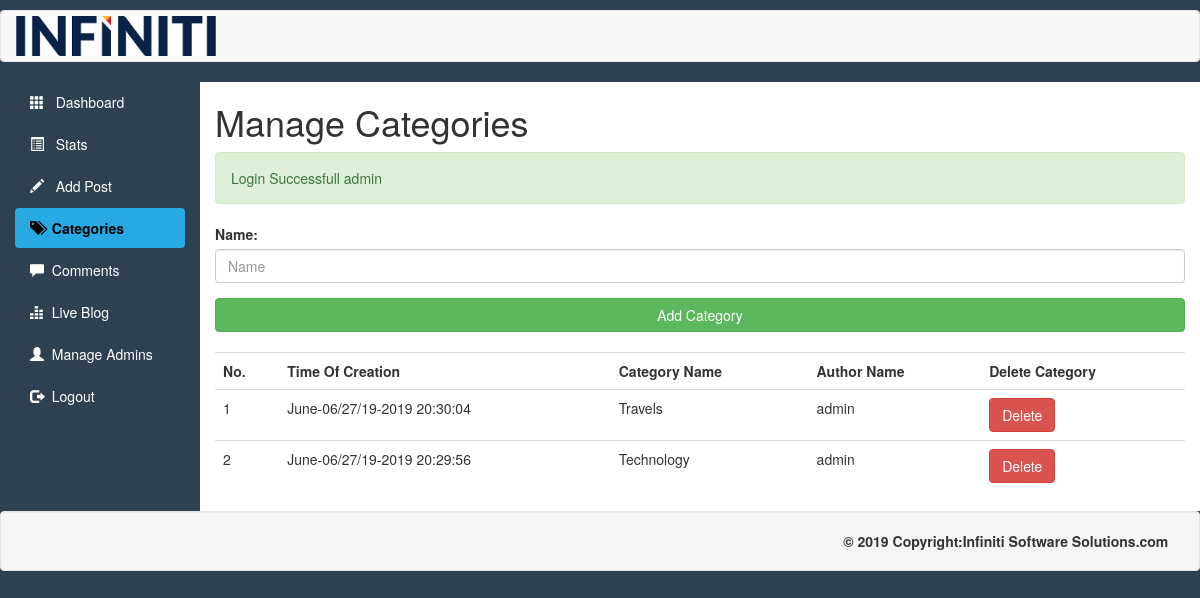
Page /categories.php (signed in) on the committed database.
### tables this page shows
CREATE TABLE `category` (
  `id` int(10) NOT NULL,
  `datetime` varchar(50) NOT NULL,
  `name` varchar(100) NOT NULL,
  `creatorname` varchar(200) NOT NULL
);

### categories.php (the view, shortened to what this page needs)
<?php require_once("includes/Sessions.php"); ?>
<!DOCTYPE html>
<html lang="en">
	<head>
	  <link rel="stylesheet" href="css/bootstrap.min.css">
	  <link rel="stylesheet" href="css/adminpagestyle.css">
	</head>
	<body>
	<div style="height: 10px; background:#2f4050;"></div>
	<nav class="navbar navbar-default" role="navigation">
		<div class="conatainer">
			<div class="navbar-header">
				<a class="navbar-brand" href="blog.php">
				<img style="margin-top:-10px;" src="images/logo.png" width="200px" height="40px">
				</a>
			</div>
		</div>
	</nav>
	<div class="container-fluid">
		<div class="row">
			<div class="col-sm-2">
				<ul id="Side_Menu"class="nav nav-pills nav-stacked">
					<li ><a href="Dashboard.php"><span class="glyphicon glyphicon-th"></span>&nbsp;&nbsp; Dashboard</a></li>
					<li><a href="stats.php"><span class="glyphicon glyphicon-list-alt"></span>&nbsp;&nbsp; Stats</a></li>
					<li><a href="addpost.php"><span class="glyphicon glyphicon-pencil"></span>&nbsp; &nbsp;Add Post</a></li>
					<li class="active"><a href="categories.php"><span class="glyphicon glyphicon-tags"></span>&nbsp;&nbsp;Categories</a></li>
					<li><a href="comments.php"><span class="glyphicon glyphicon-comment"></span>&nbsp;&nbsp;Comments
					</a></li>
					<li><a href="blog.php?page=1"><span class="glyphicon glyphicon-equalizer"></span>&nbsp;&nbsp;Live Blog</a></li>
					<li><a href="manageadmins.php"><span class="glyphicon glyphicon-user"></span>&nbsp;&nbsp;Manage Admins</a></li>
					<li><a href="logout.php"><span class="glyphicon glyphicon-log-out"></span>&nbsp;&nbsp;Logout</a></li>
				</ul>
			</div>
			<div class="col-sm-10">
				<h1>Manage Categories</h1>
				<div><?php echo Message(); echo successMessage();?></div>
				<div>
				<form action="categories.php" method="post">
				  <fieldset>
				  <div class="form-group">
					<label for="cat_name">Name:</label>
					<input class="form-control" type="text" name="Category" id="cat_name" placeholder="Name">
				  </div>
				     <input class="btn btn-success btn-block" type="submit" name="submit" value="Add Category">
				  </fieldset>
				</form>
				</div>
				<div class="table-responsive">
				<table class="table table-hover">
				<tr>
					<th>No.</th>
					<th>Time Of Creation</th>
					<th>Category Name</th>
					<th>Author Name</th>
					<th>Delete Category</th>
				</tr>
				<?php
					global $conn;
					$viewquery="Select * from category order by datetime desc";
					$run=mysqli_query($conn,$viewquery);
					$no=0;
					while($Datarows=mysqli_fetch_array($run)){
						$id=$Datarows["id"];
						$DateTime=$Datarows["datetime"];
						$Categoryname=$Datarows["name"];
						$CreatorName=$Datarows["creatorname"];
						$no++;
				?>
				<tr>
					<td><?php echo $no; ?></td>
					<td><?php echo $DateTime; ?></td>
					<td><?php echo $Categoryname; ?></td>
					<td><?php echo $CreatorName; ?></td>
					<td><a href="dltcateg.php?id=<?php echo $id;?>"><span class="btn btn-danger">Delete</span></td>
				</tr>
					<?php } ?>
				</table>
				</div>
			</div>
		</div>
	</div>
	<div id="footer">
		<footer class="page-footer font-small blue">
		  <div class="footer-copyright text-right well" style=""><b>© 2019 Copyright:Infiniti Software Solutions.com</b>&nbsp;&nbsp;&nbsp;
		  </div>
		</footer>
	</div>
	</body>
</html>

### css/adminpagestyle.css (style rules this page uses)
body { background-color:#2f4050; }
.col-sm-10 { background-color:white; }
#Side_Menu a { color:white; }
#Side_Menu .active a { color:black; background-color:#27aae1; font-weight:bold; }

### rows in the picture
category: datetime "June-06/27/19-2019 20:30:04", name "Travels", creatorname "admin"
category: datetime "June-06/27/19-2019 20:29:56", name "Technology", creatorname "admin"

### other values in the picture
successMessage() "Login Successfull admin"
